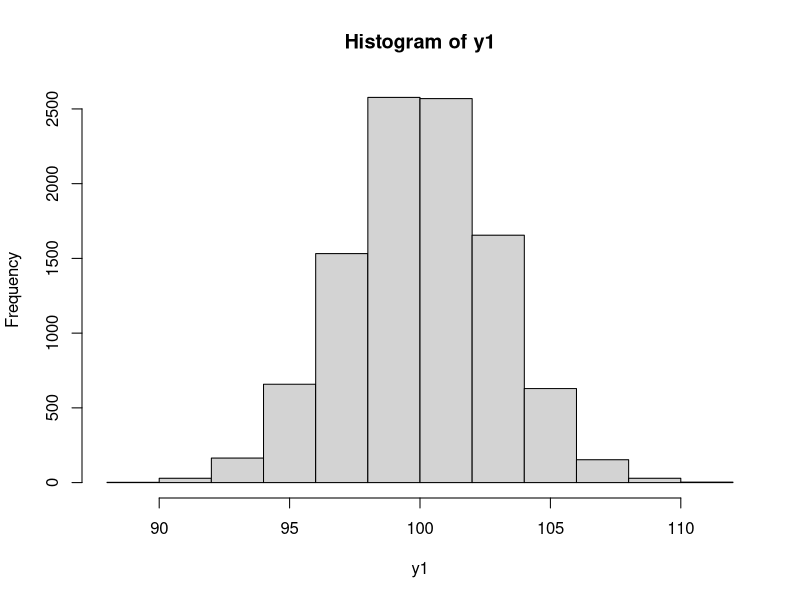
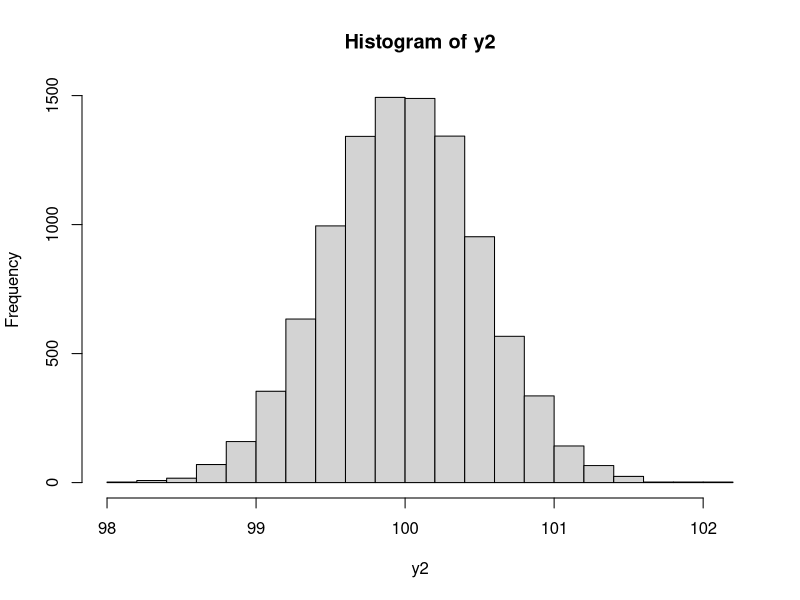

R code for these plots, in order: (Note: this script raises an error after producing the figures.)
## ---- chunk 1
knitr::opts_chunk$set(echo = TRUE)
## ---- chunk 2
randomSample <- 10000
y1 <- y2 <- rep(NA,randomSample)

for (i in 1:randomSample) {
  y1[i] <- mean(rnorm(30,100,16))
  y2[i] <- mean(rnorm(1000,100,16))
}
mean(y1);sd(y1);hist(y1)
mean(y2);sd(y2);hist(y2)
## ---- chunk 3
16/sqrt(30)
16/sqrt(1000)

## ---- chunk 4
#Create the sample
b <- rnorm(n=1000,4,3)
#Evaluate the mean and standard deviation 
mean=mean(b)
s_deviaition=sd(b)
## ---- chunk 5
#Adds c=2 to each element of the sample 
c=2
b1=b+c
#Compare the mean and standard deviation  
mean1=mean(b1)
s_deviation1=sd(b1)
print("mean of the first sample +c: ", mean+c)
print("mean of the second sample: ",mean1)
print("standard deviation of the first sample: ",s.deviation)
print("standard deviation of the second sample: ",s.deviation1)
## ---- chunk 6
#multiply the valuse by c=2
b1=c*b
#Compare the mean and variance  
mean1=mean(b1)
s.deviation1=sd(b1)
print("mean of the first sample times c: ", mean*c)
print("mean of the second sample: ",mean1)
print("standard deviation of the first sample times c^2: ",s.deviation*c**2)
print("standard deviation of the second sample: ",s.deviation1)

## ---- chunk 7
y = rgamma(n=100, shape=2)
x = log(y)

mean(x); log(mean(y))
## ---- chunk 8
y = rgamma(n=2, shape=2)
x = log(y)

median(x); log(median(y))
## ---- chunk 9
o <- 365
pr <- 1/365
res <- 1
for (i in 1:23 ) {
  res = res * pr * o 
  cat(i, " -- ",1 - res)
  print(' ')
  o = o - 1
  
}
#same result with pbirthday function
#for (i in 1:50 ) {
#  cat(" - it",i, "with p:",1 - pbirthday(i))}
## ---- chunk 10
ind<-0;iter<- 100000
for(i in 1:iter){
  s<-sample(1:365,50,replace=TRUE);d<- unique(s)
  ind<-ind+as.numeric(length(d)!=length(s)) }
ind/iter
## ---- chunk 11
y <- rbinom(10000000,3,0.50) #the following simulate 10000000 times the no. of successes in 3 trials.
head(y, 10)
mean(y)
sd(y)

rbinom(1,30000000,0.50)/10000000 #this simulate what the exercise is asking to do.
## ---- chunk 12
x = c(10, 8, 14, 7, 21, 44, 60)
mean(x); var(x)
## ---- chunk 13
#Evaluating the proportion of not admitted students using the comulative distribution function 
A_not_admitted=pnorm(400,mean=500,sd=100)
B_not_admitted=pnorm(400,mean=450,sd=100)
#This are the value of the proportion in % of the not admetted students 
A_not_admitted
B_not_admitted
#-------------------------------------------
#Since the total namber of student in each group it's the same we can evaluate the 
#propotion of not admitted student of group B among all the non admetted student like this: 
B_not_admitted/(A_not_admitted+B_not_admitted)
#-----------------------------------------------------
#Here we show that decreasing the threshold of the exam 
#the proportion of non admetted student coming from group B increase 
A_not_admitted=pnorm(300,mean=500,sd=100)
B_not_admitted=pnorm(300,mean=450,sd=100)
B_not_admitted/(A_not_admitted+B_not_admitted)

## ---- chunk 14
xx <- seq (0,10, l = 1000)
plot(xx, dgamma(xx, shape = 3, scale = .5), xlab ="x", ylab ="f(x)", type ="l")
lines(xx, dgamma(xx, shape = 3, scale = 1), col = 2)
lines(xx, dgamma(xx, shape = 3, scale = 2), col = 3)
lines(xx,  dgamma(xx, shape = 3, scale = 3), col = 4)
lines(xx,  dgamma(xx, shape = 3, scale = 4), col = 5)
lines(xx,  dgamma(xx, shape = 3, scale = 5), col = 6)

## ---- chunk 15
x = rnorm(n=1000, mean=162, sd=7)
y = rnorm(n=1000, mean=3+0.4*x, sd=8)
plot(x, y)
## ---- chunk 16
mean(x); mean(y); sd(x); sd(y)
## ---- chunk 17
cor(x, y)
## ---- chunk 18
#Generating a sample of one million of variable with standard normal distribution 
y=rnorm(1000000,mean=0,sd=1)
#Generating the sample of one million of random variable x that correspond to the cdf evaluated on y 
x=pnorm(y,mean=0,sd=1)
#Comparign the histogram of the two samples
par(mfrow=c(1,2))
hist(y,freq = F)
curve(dnorm(x, mean=0, sd=1), add=TRUE, lty=1, col=2) 
hist(x,freq = F)
curve(dunif(x), add=TRUE, lty=1, col=2) 
## ---- chunk 19
Y10 <-rnorm(10)
Y100 <-rnorm(100)
Y1000 <-rnorm(1000)

qqnorm(Y10,col='blue',main='Y10~ N(0,1)'); abline(0,1)
qqnorm(Y100,col='blue',main='Y100~ N(0,1)'); abline(0,1)
qqnorm(Y1000,col='blue',main='Y1000~ N(0,1)'); abline(0,1)
## ---- chunk 20
yb <- rnorm(1000, 0, 16)
qqnorm(yb)
abline(0,16)
## ---- chunk 21
ye <- rexp(1000)

qqnorm(ye,col='blue', main='Y3 ~ exp(1)') 
## ---- chunk 22
yu <- runif(1000)

qqnorm(yu, col='blue', main='Y4 ~ uniform(0,1)')  
## ---- chunk 23
yu <- runif(1000)
n=1000
q=qunif(c(1:n)/(n+1))
yu=sort(yu)
plot(q,yu)

## ---- chunk 24
n <- 100000; z <- rnorm(n)
zneg <- 0; j <- 1

system.time( #time the original code
  for (i in 1:n) {
    if (z[i]<0) {
      zneg[j] <- z[i]
      j <- j + 1
    }
  }
)
## ---- chunk 25
system.time(
  opt_zneg <- z[z<0] #rewritten code
)
## ---- chunk 26
all(zneg == opt_zneg)
## ---- chunk 27
#defining cdf function
cdf <- function(x){
  n<- 1000 # number of samples in measurements
  x_m <- rnorm(n,0,n/2) #generate set of measurements
  x_m <- sort(x_m) #sort measurements
  cdf <- c() #initialize vector for cdf
  
  for (i in 1:length(x)){
    j <- 1 #initialize the variable to count #(x_m[j]<x[i])
    while((x_m[j]<x[i])&& (j-1)<length(x_m)){
      j <- j+1  #increase j in case x_m[j]<x[i]
    }
    cdf <- c(cdf, ((j-1)/length(x_m))) #add cdf of x[i]
  }
  
  #print cdf of each corresponding x
  print("Corresponding c.d.f.")
  print(cdf)
    
}
#end of function

#generate observations
n<- 20
m <- 0
x<- rnorm(n,m,n)
print("observed values")
print(x)

#calling the function
cdf(x)

## ---- chunk 28
cdf <- function(x,plot.cdf){
  n<- 1000 # number of samples
  x_m <- rnorm(n,0,n/2) #generate set of measurements
  x_m <- sort(x_m) #sort measurements
  cdf <- c() #initialize vector for cdf
  
  for (i in 1:length(x)){
    j <- 1
    while((x_m[j]<x[i])&& (j-1)<length(x_m)){
      j <- j+1      
    }
    cdf <- c(cdf, ((j-1)/length(x_m)))
  }
  
  #print cdf of each corresponding x
  print("Corresponding c.d.f.")
  print(cdf)
  
  
    
    #for plotting cdf in the form of steps
    if(plot.cdf == TRUE){
      
      x<-sort(x)
      cdf<- sort(cdf)
      plot(x,cdf,type='s',xlab="Observed values", ylab = "c.d.f.")
    }
    
    
}

#generate observations
n<- 20
m <- 0
x<- rnorm(n,m,n)
print("observed values")
print(x)
plot.cdf <- TRUE

#calling the function
cdf(x,plot.cdf)
